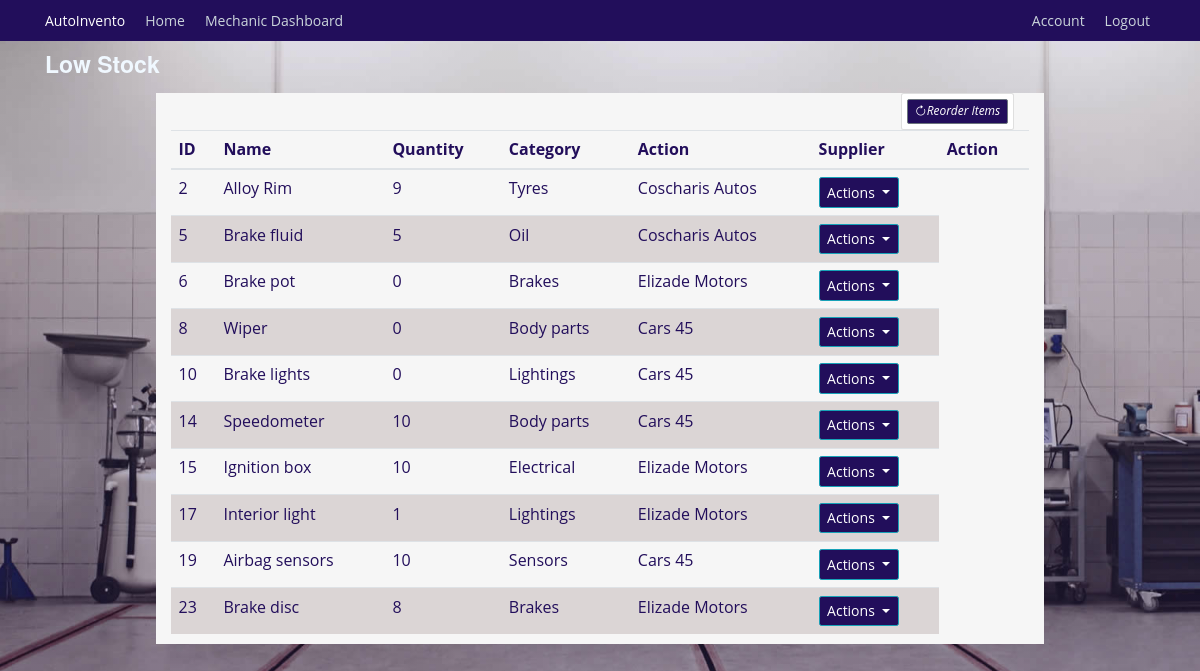
Before: /inventory/low_inventory (signed in) with the older database file.
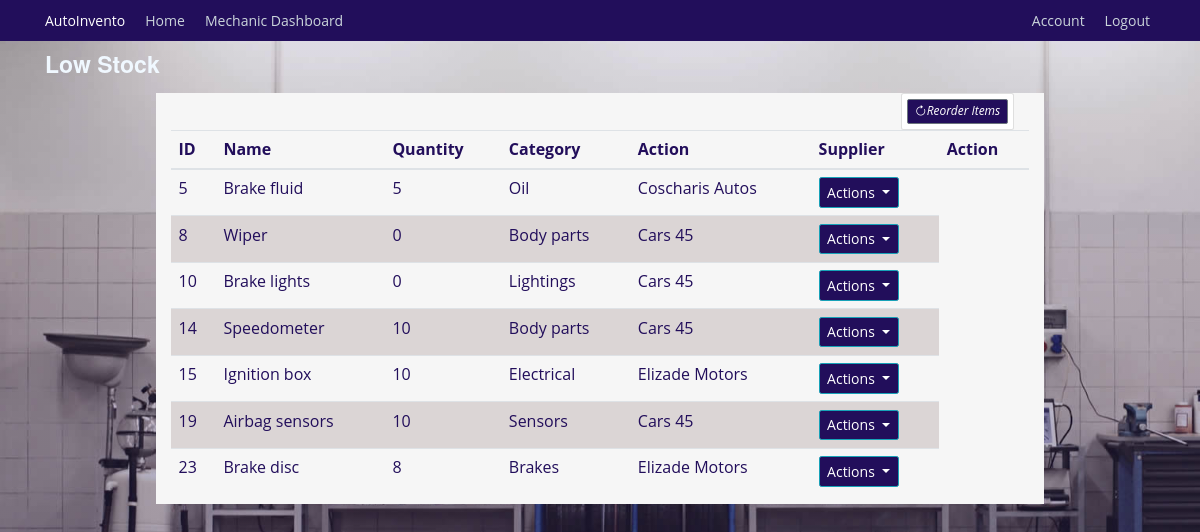
After: the same page with the newer database file.
### autoinvento/models.py (models this page shows, shortened)
class InventoryItem(db.Model):
    id = db.Column(db.Integer, primary_key=True)
    name = db.Column(db.String(128), unique=True, nullable=False, index=True)
    quantity = db.Column(db.Integer, nullable=False)
    category = db.Column(db.String(50), nullable=False)
    low_stock_threshold = db.Column(db.Integer, default=10)
    date_added = db.Column(db.DateTime, default=datetime.utcnow)
    supplier_id = db.Column(db.Integer, db.ForeignKey('supplier.id'))
    supplier = db.relationship('Supplier', back_populates='items')
    usage_logs = db.relationship('UsageLog', back_populates='items', cascade='all, delete-orphan')
    notifications = db.relationship('Notification', back_populates='items', cascade='all, delete-orphan')
    requests = db.relationship('InventoryRequest', back_populates='requested_item')

class Supplier(db.Model):
    id = db.Column(db.Integer, primary_key=True)
    name = db.Column(db.String(100), unique=True, nullable=False)
    email = db.Column(db.String(120), unique=True, nullable=False)
    phone_number = db.Column(db.Integer, unique=True, nullable=True)
    contact = db.Column(db.String(125), nullable=True)
    items = db.relationship('InventoryItem', back_populates='supplier')

### autoinvento/inventory/routes.py (the view)
@inventory.route('/inventory/low_inventory', methods=['GET', 'POST'])
@login_required
def low_inventory():
    low_inventory = InventoryItem.query.filter(InventoryItem.quantity <= InventoryItem.low_stock_threshold)
    return render_template('low_inventory.html', title='Low Inventory', low_inventory=low_inventory)

### autoinvento/models.py (called while the page is built)
@login_manager.user_loader
def load_user(mechanic_id):
    return Mechanics.query.get(int(mechanic_id))

### autoinvento/templates/low_inventory.html (shortened to what this page needs)
{% extends "base.html" %} {% block content %}
<h3 style="color: aliceblue">Low Stock</h3>
<div class="container mt-4 background">
  <div class="col-md-2 float-right">
    <div class="card p-2">
      <a
        class="btn btn-sm btn-secondary"
        href="{{ url_for('inventory.add_inventory') }}"
        ><i class="bi bi-arrow-clockwise">Reorder Items</i></a
      >
    </div>
  </div>
  <div class="table-responsive">
    <table class="table">
      <thead>
        <tr>
          <th>ID</th>
          <th>Name</th>
          <th>Quantity</th>
          <th>Category</th>
          <th>Action</th>
          <th>Supplier</th>
          <th>Action</th>
        </tr>
      </thead>
      <tbody>
        {% for inventory in low_inventory %}
        <tr>
          <td>{{ inventory.id }}</td>
          <td>{{ inventory.name }}</td>
          <td>{{ inventory.quantity }}</td>
          <td>{{ inventory.category }}</td>
          <td>{{ inventory.supplier.name }}</td>
          <td>
            <div class="dropdown">
              <button
                class="btn btn-info dropdown-toggle"
                type="button"
                data-bs-toggle="dropdown"
                aria-expanded="false"
              >
                Actions
              </button>
            </div>
          </td>
        </tr>
        {% endfor %}
      </tbody>
    </table>
  </div>
</div>
{% endblock content %}

Changed rows visible on the page:
no longer on this page (row edited): InventoryItem: id "2", name "Alloy Rim", quantity "9", category "Tyres", supplier.name "Coscharis Autos"
no longer on this page (row edited): InventoryItem: id "6", name "Brake pot", quantity "0", category "Brakes", supplier.name "Elizade Motors"
no longer on this page (row edited): InventoryItem: id "17", name "Interior light", quantity "1", category "Lightings", supplier.name "Elizade Motors"
